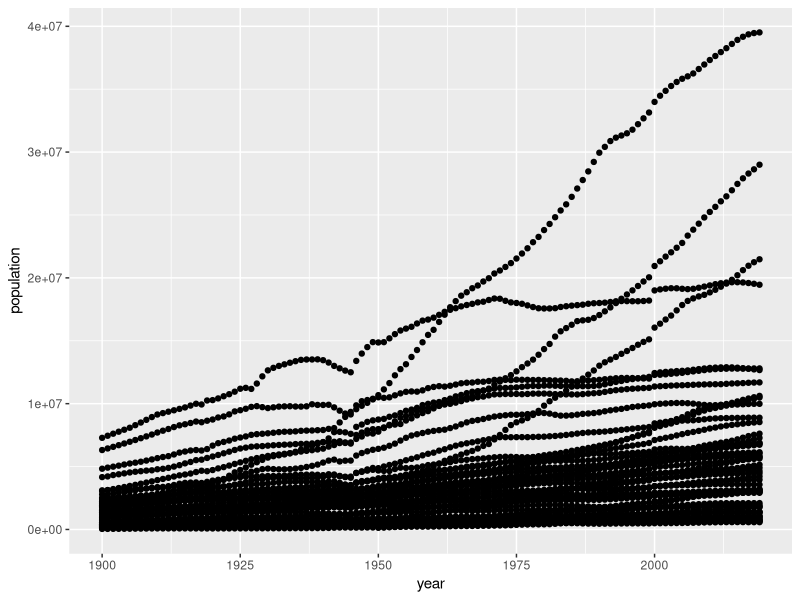
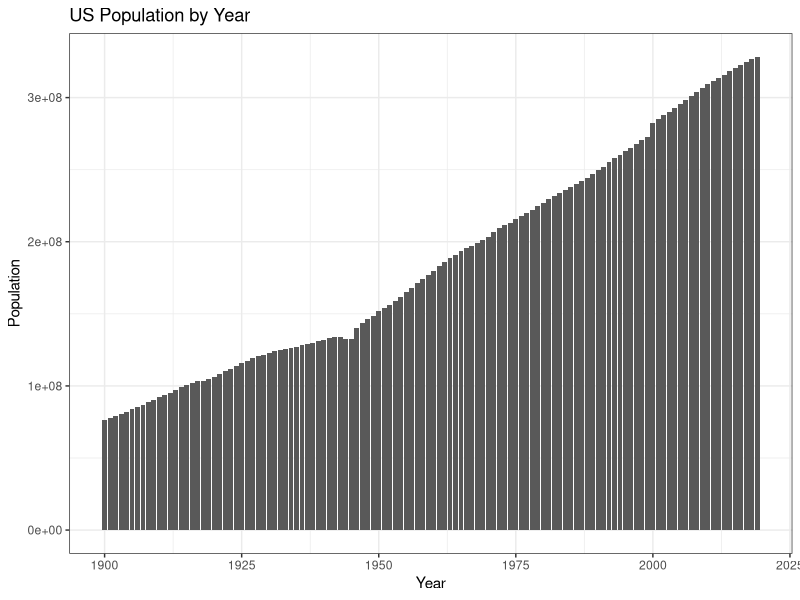
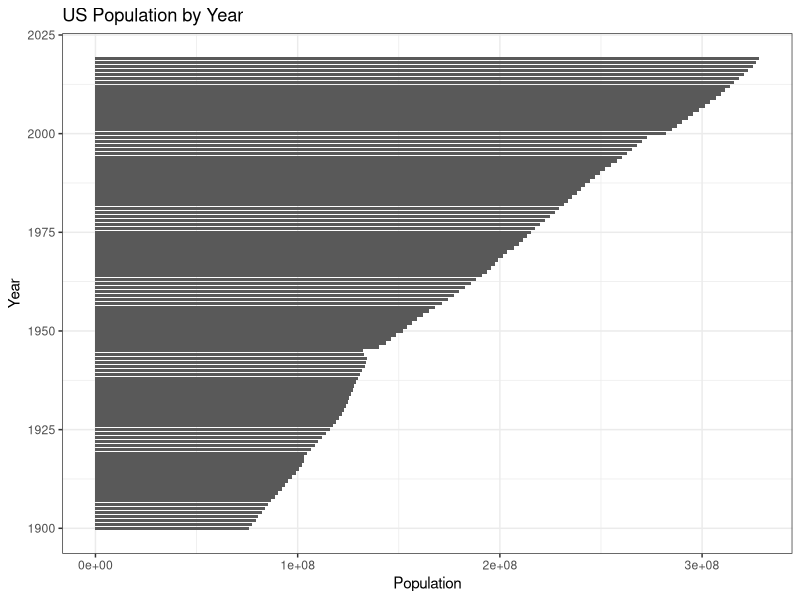
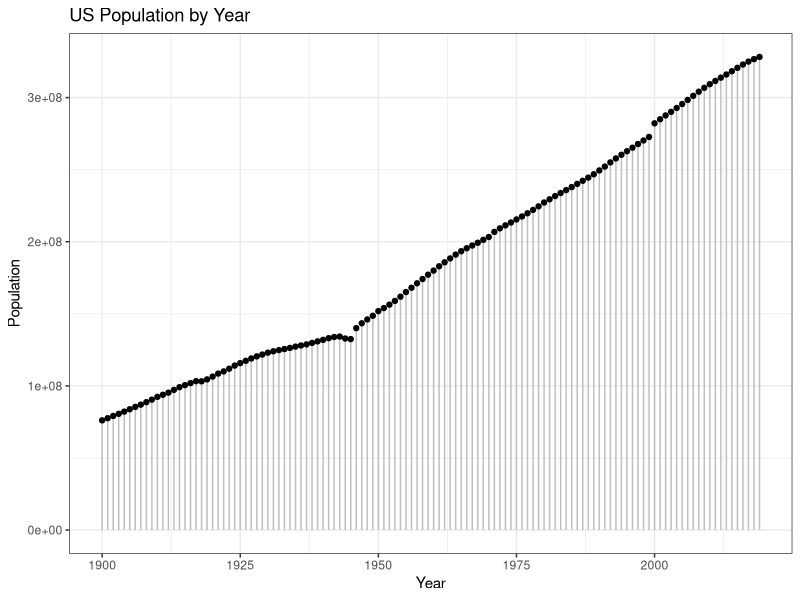
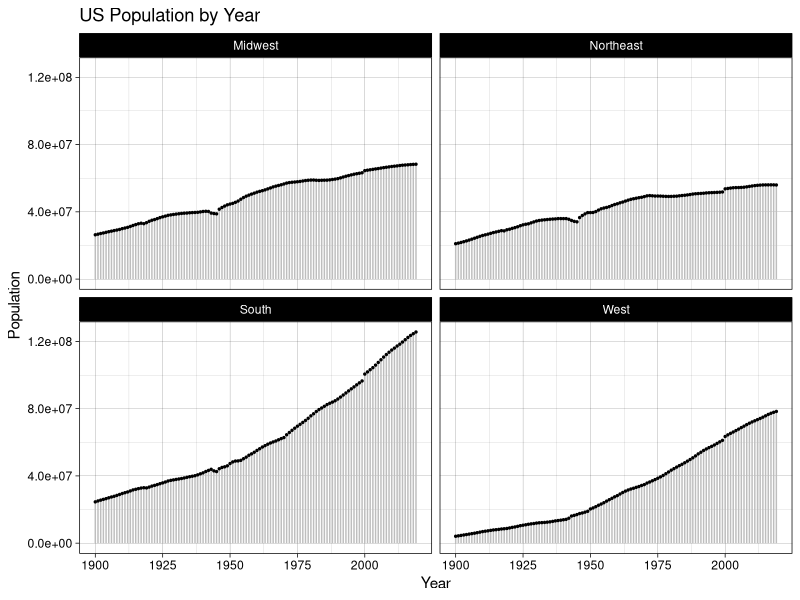
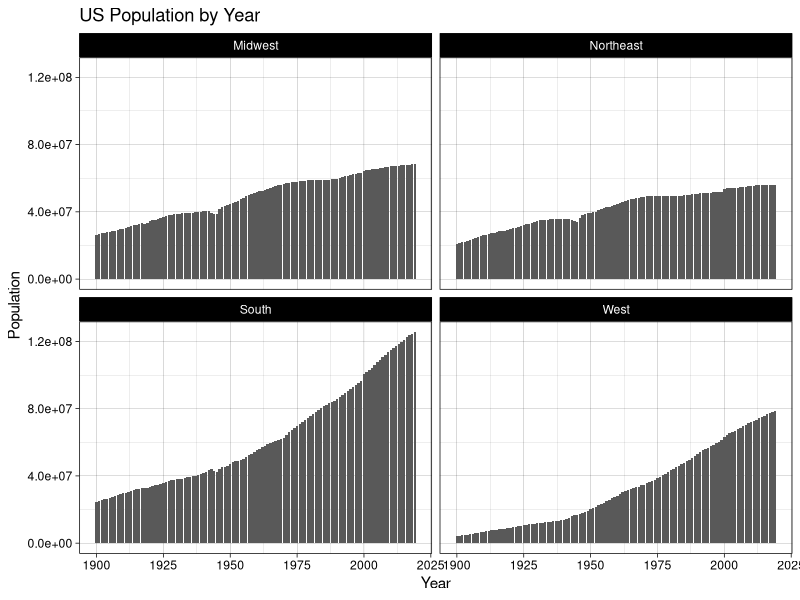
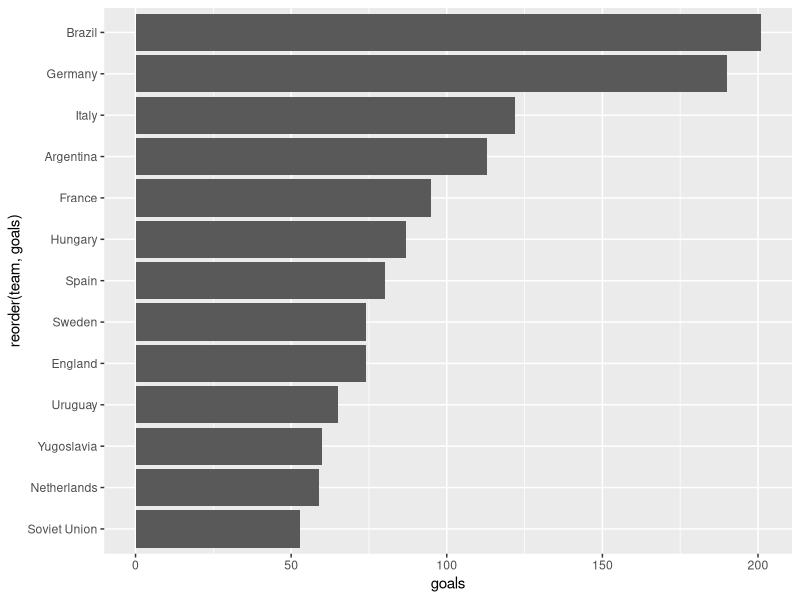
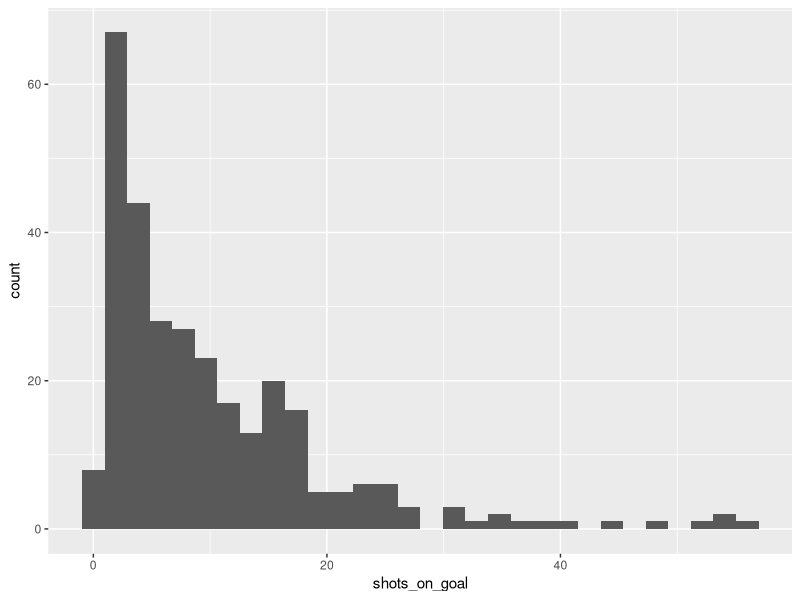

Recreate these plots in R, in order.
## ---- chunk 1
library(tidyverse)
state <- read_csv("data/state_population.csv")
state
## ---- chunk 2
state %>%
  ggplot(aes(x = year, y = population)) + 
    geom_point()
## ---- chunk 3
# calculate total (sum) population by year
pop_by_year <- state %>%
  group_by(year) %>%
  summarise(pop = sum(population))
pop_by_year
## ---- chunk 4
pop_by_year %>%
  ggplot(aes(x = year, y = pop)) + 
    geom_col() + 
    labs(x = "Year", 
         y = "Population",
         title = "US Population by Year") + 
    theme_bw()

# coord_flip() will flip axes
pop_by_year %>%
  ggplot(aes(x = year, y = pop)) + 
    geom_col() + 
    labs(x = "Year", 
         y = "Population",
         title = "US Population by Year") + 
    theme_bw() + 
    coord_flip()

# a "lollipop" plot 
# combines straight line segment with point
pop_by_year %>%
  ggplot(aes(x = year, y = pop)) + 
    geom_segment(aes(x = year, xend = year, y = 0, yend = pop), col = "grey") + 
    geom_point() + 
    labs(x = "Year", 
         y = "Population",
         title = "US Population by Year") + 
    theme_bw()
## ---- chunk 5
region_year <- state %>%
  group_by(region, year) %>%
  summarise(pop = sum(population))
region_year

region_year %>%
  ggplot(aes(x = year, y = pop)) + 
    geom_segment(aes(x = year, xend = year, y = 0, yend = pop), col = "grey") + 
    geom_point(size = 0.5) + 
    labs(x = "Year", 
         y = "Population",
         title = "US Population by Year") + 
    facet_wrap(~region) + 
    theme_linedraw()

# you can also use geom_col here
region_year %>%
  ggplot(aes(x = year, y = pop)) + 
    geom_col() + 
    labs(x = "Year", 
         y = "Population",
         title = "US Population by Year") + 
    facet_wrap(~region) + 
    theme_linedraw()
## ---- chunk 6
cups <- read_csv("data/world_cups.csv")
## ---- chunk 7
scored <- cups %>%
  group_by(team) %>%
  summarise(goals = sum(scored))
## ---- chunk 8
best_teams <- scored %>% filter(goals > 50)
## ---- chunk 9
# reorder(x, order_variable) will reorder columns
best_teams %>%
  ggplot(aes(x = reorder(team, goals), y = goals)) + 
    geom_col() + 
    coord_flip()
## ---- chunk 10
# find average goals scored by team in 1930
cups %>%
  filter(year == 1930) %>%
  summarise(scored = mean(scored))

# find average goals scored by team per match in 1930
cups %>%
  filter(year == 1930) %>%
  summarise(scored = mean(scored / matches))

# find average goals scored per team in every year
cups %>%
  group_by(year) %>%
  summarise(scored = mean(scored))
## ---- chunk 11
numbers <- c(1, 3, 7, 9, 2000)

# notice how the mean is sensitive to outliers
mean(numbers)

# the median is not as sensitive
median(numbers)
## ---- chunk 12
# visualize shots on goal since 1950
cups %>%
  filter(year > 1950) %>%
  ggplot(aes(x = shots_on_goal)) + 
    geom_histogram()

# just like any other geom, can use with groups and facets
cups %>%
  filter(year > 1950) %>%
  ggplot(aes(x = shots_on_goal)) + 
    geom_histogram() + 
    facet_wrap(~year)
## ---- chunk 13
# very small binwidth
cups %>%
  filter(year > 1950) %>%
  ggplot(aes(x = shots_on_goal)) + 
    geom_histogram(binwidth = 1)

# very large binwidth - not as informative!
cups %>%
  filter(year > 1950) %>%
  ggplot(aes(x = shots_on_goal)) + 
    geom_histogram(binwidth = 25)
## ---- chunk 14
# histogram looks okay here, but you may want a smoother distribution
cups %>%
  filter(year > 1950) %>%
  group_by(team) %>%
  summarise(per_match = scored / matches) %>%
  ggplot(aes(x = per_match)) +
    geom_histogram()

# geom_density() will try to smooth it out for you
cups %>%
  filter(year > 1950) %>%
  group_by(team) %>%
  summarise(per_match = scored / matches) %>%
  ggplot(aes(x = per_match)) +
    geom_density()

# can facet just like always
cups %>%
  group_by(year, team) %>%
  summarise(per_match = scored / matches) %>%
  ggplot(aes(x = per_match)) + 
    geom_density() + 
    facet_wrap(~year)
## ---- chunk 15
elections <- read_csv("data/pres_elections.csv")

elections %>%
  filter(year >= 1992) %>%
  ggplot(aes(x = democrat)) + 
    geom_histogram(binwidth = 2) + 
    facet_wrap(~region) + 
    geom_vline(xintercept = 50, col = "blue", lty = "dashed") + 
    theme_bw()
## ---- chunk 16
elections %>%
  filter(region == "South") %>%
  ggplot(aes(x = democrat)) + 
    geom_density() + 
    facet_wrap(~year) + 
    geom_vline(xintercept = 50, col = "blue", lty = "dashed") + 
    theme_bw()
## ---- chunk 17
# quantile() defaults to quartiles
seq(0, 100, by = 1) %>% quantile()
seq(0, 50, by = 1) %>% quantile()
## ---- chunk 18
elections %>%
  ggplot(aes(x = democrat)) + 
  geom_boxplot()

# you can use fill in aes() to color by a variable
elections %>%
  ggplot(aes(x = region, y = democrat)) + 
  geom_boxplot()

# works both ways! or use coord_flip()
elections %>%
  ggplot(aes(x = democrat, y = region)) + 
  geom_boxplot()
## ---- chunk 19
# check the warning, what is it trying to tell us? 	
# continuous x aesthetic -- did you forget aes(group=...)?
elections %>%
  filter(region == "South") %>%
  ggplot(aes(x = year, y = democrat)) + 
  geom_boxplot()

# trust the hints
elections %>%
  filter(region == "South") %>%
  ggplot(aes(x = year, y = democrat, group = year)) + 
  geom_boxplot() + 
  geom_hline(yintercept = 50, col = "blue", lty = "dashed")

# notice the large outlier in the South in later years
# how could we find out which point that is?
## ---- chunk 20
cups %>%
  filter(year >= 1950) %>%
  ggplot(aes(x = year, y = scored, group = year)) + 
    geom_boxplot()

# this is technically right too - why is it maybe less desirable?
cups %>%
  filter(year >= 1950) %>%
  ggplot(aes(x = scored)) + 
    geom_boxplot() + 
    facet_wrap(~year)
